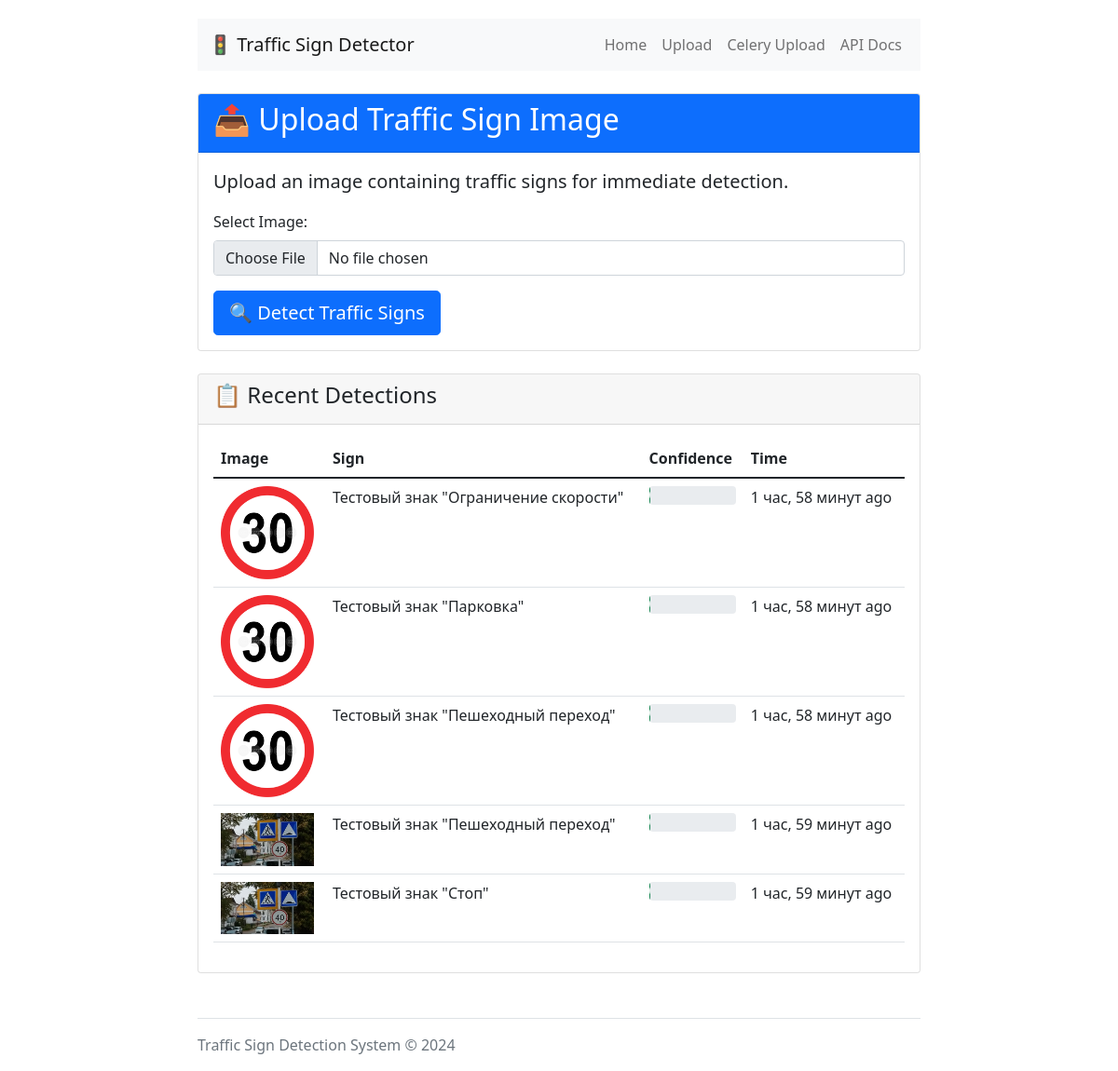
Page /upload/ on the committed database.
### traffic_signs/models.py (models this page shows, shortened)
class DetectionResult(models.Model):
    image = models.ImageField(upload_to='detections/%Y/%m/%d/', verbose_name='Изображение')
    sign = models.ForeignKey(TrafficSign, on_delete=models.CASCADE, verbose_name='Распознанный знак')
    confidence = models.FloatField(verbose_name='Уверенность', help_text='Значение от 0 до 1')
    detected_at = models.DateTimeField(auto_now_add=True, verbose_name='Время детекции')
    user = models.ForeignKey(User, on_delete=models.SET_NULL, null=True, blank=True, verbose_name='Пользователь')
    class Meta:
        verbose_name = 'Результат детекции'
        verbose_name_plural = 'Результаты детекции'
        ordering = ['-detected_at']

class TrafficSign(models.Model):
    SIGN_TYPES = [
        ('stop', 'Стоп'),
        ('speed_limit', 'Ограничение скорости'),
        ('no_entry', 'Въезд запрещен'),
        ('parking', 'Парковка'),
        ('pedestrian', 'Пешеходный переход'),
        ('other', 'Другой'),
    ]
    name = models.CharField(max_length=100, verbose_name='Название знака')
    sign_type = models.CharField(max_length=50, choices=SIGN_TYPES, verbose_name='Тип знака')
    description = models.TextField(blank=True, verbose_name='Описание')
    created_at = models.DateTimeField(auto_now_add=True, verbose_name='Дата создания')
    updated_at = models.DateTimeField(auto_now=True, verbose_name='Дата обновления')
    class Meta:
        verbose_name = 'Дорожный знак'
        verbose_name_plural = 'Дорожные знаки'

### traffic_signs/views.py (the view, shortened to what this page needs)
# urls.py: path('upload/', views.upload_image, name='upload'),
def upload_image(request):
    from traffic_signs.models import TrafficSign, DetectionResult
    import random
    recent_detections = DetectionResult.objects.all().order_by('-detected_at')[:5]
    return render(request, 'traffic_signs/upload.html', {
        'recent_detections': recent_detections
    })

### traffic_signs/templates/traffic_signs/upload.html (shortened to what this page needs)
{% extends "traffic_signs/base.html" %}
{% block content %}
<div class="card">
    <div class="card-header bg-primary text-white">
        <h2>📤 Upload Traffic Sign Image</h2>
    </div>
    <div class="card-body">
        <p class="lead">Upload an image containing traffic signs for immediate detection.</p>
        <form method="POST" action="/upload/" enctype="multipart/form-data">
            <div class="mb-3">
                <label for="image" class="form-label">Select Image:</label>
                <input type="file" class="form-control" id="image" name="image" accept="image/*" required>
            </div>
            <button type="submit" class="btn btn-primary btn-lg">
                🔍 Detect Traffic Signs
            </button>
        </form>
    </div>
</div>
<div class="card mt-4">
    <div class="card-header">
        <h4>📋 Recent Detections</h4>
    </div>
    <div class="card-body">
        {% if recent_detections %}
        <div class="table-responsive">
            <table class="table table-hover">
                <thead>
                    <tr>
                        <th>Image</th>
                        <th>Sign</th>
                        <th>Confidence</th>
                        <th>Time</th>
                    </tr>
                </thead>
                <tbody>
                    {% for det in recent_detections %}
                    <tr>
                        <td>
                            <img src="{{ det.image.url }}" alt="Detection" style="width: 100px; height: auto;">
                        </td>
                        <td>{{ det.sign.name }}</td>
                        <td>
                            <div class="progress" style="height: 20px;">
                            </div>
                        </td>
                        <td>{{ det.detected_at|timesince }} ago</td>
                    </tr>
                    {% endfor %}
                </tbody>
            </table>
        </div>
        {% else %}
        <p class="text-muted">No recent detections. Upload an image to see results here!</p>
        {% endif %}
    </div>
</div>
{% endblock %}

### traffic_signs/templates/traffic_signs/base.html (shortened to what this page needs)
<!DOCTYPE html>
<html>
<head>
    <link href="https://cdn.jsdelivr.net/npm/bootstrap@5.1.3/dist/css/bootstrap.min.css" rel="stylesheet">
</head>
<body>
    <div class="container">
        <nav class="navbar navbar-expand-lg navbar-light bg-light mb-4">
            <div class="container-fluid">
                <a class="navbar-brand" href="/">🚦 Traffic Sign Detector</a>
                <div class="navbar-nav">
                    <a class="nav-link" href="/">Home</a>
                    <a class="nav-link" href="/upload/">Upload</a>
                    <a class="nav-link" href="/celery-upload/">Celery Upload</a>
                    <a class="nav-link" href="/api/docs/">API Docs</a>
                </div>
            </div>
        </nav>
        {% block content %}{% endblock %}
        <footer class="mt-5 pt-3 text-muted border-top">
            <p>Traffic Sign Detection System &copy; 2024</p>
        </footer>
    </div>
</body>
</html>

### traffic_signs/templates/traffic_signs/base.html (style rules this page uses)
body { padding-top: 20px; }
.container { max-width: 800px; }

### rows in the picture
DetectionResult: image (picture), sign.name "Тестовый знак \"Ограничение скорости\"", detected_at "1 час, 58 минут"
DetectionResult: image (picture), sign.name "Тестовый знак \"Парковка\"", detected_at "1 час, 58 минут"
DetectionResult: image (picture), sign.name "Тестовый знак \"Пешеходный переход\"", detected_at "1 час, 58 минут"
DetectionResult: image (picture), sign.name "Тестовый знак \"Пешеходный переход\"", detected_at "1 час, 59 минут"
DetectionResult: image (picture), sign.name "Тестовый знак \"Стоп\"", detected_at "1 час, 59 минут"
